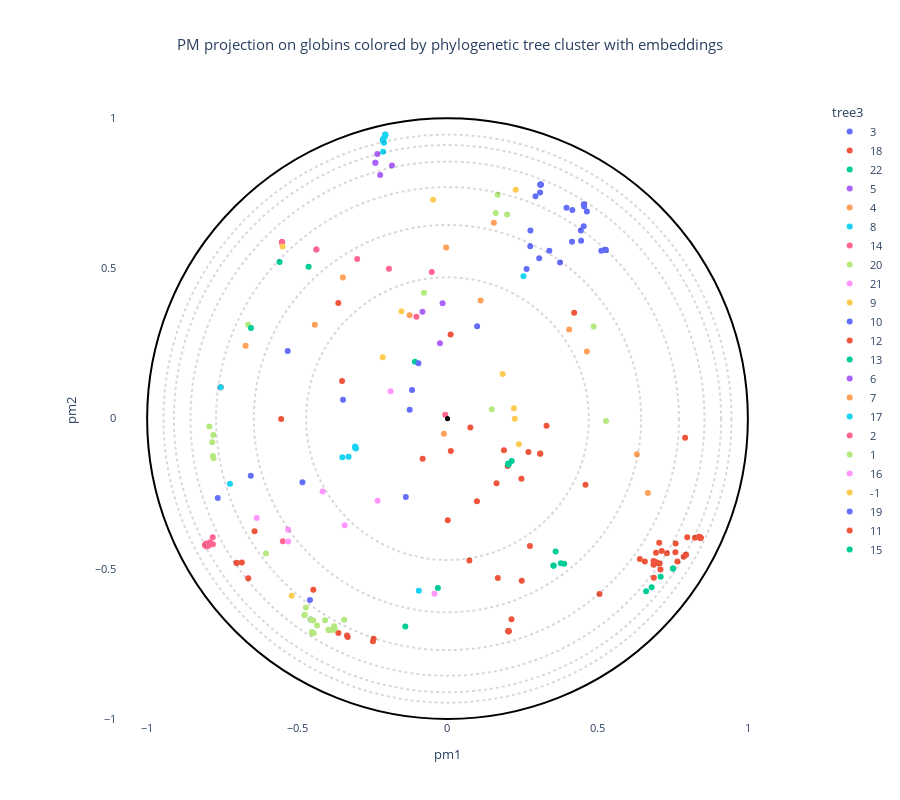

Source (notebook cell):
### Code cell
# OPTIONS =================================================
#Here you can set different parameters to color & annotate the resulting projection:
if data_type == "plm" :
    title = "PM projection on globins colored by phylogenetic tree cluster with embeddings" 
elif data_type == "plm_aae" :
    title = "PM projection on globins colored by phylogenetic tree cluster with embeddings auto encoder" 
elif data_type == "pssm" :
    title = "PM projection on globins colored by phylogenetic tree cluster without embeddings" 
else :
    title = "PM projection on globins colored by phylogenetic tree cluster with RFA matrix" 

#----------------------------------------------------------
# Select the coloring from annotation .csv file:
labels_name = "tree3"
# Select classes to label among the "labels_name" or "second_labels_name" column (comma separated list):
second_labels_name = ""
labels_text = []
show_text = False
#----------------------------------------------------------
# Use a custom color palette:
color_palette = None #Default: None
use_custom_palette = False
#==========================================================


#Check projection visualization parameters
#Labels name
if labels_name == "":
    labels_name = None
elif labels_name not in annotation_names:
    raise NameError(f"labels_name {labels_name} is not in the availables annotations.\nAvailables annotations: {annotation_names}")
#Second labels name
if second_labels_name == "":
    second_labels_name = None
elif second_labels_name not in annotation_names:
    raise NameError(f'"second_labels_name" {second_labels_name} is not in the availables annotations.\nAvailables annotations: {annotation_names}')

if not use_custom_palette:
    color_palette = None

#Plot graph
fig = plot_embedding_interactive(df_embedding, 
                                 labels_name = labels_name,
                                 second_labels_name = second_labels_name, 
                                 show_text = show_text,
                                 labels_text = labels_text,
                                 color_palette = color_palette, 
                                 title = title, 
                                 fontsize = 11)
fig.show()
